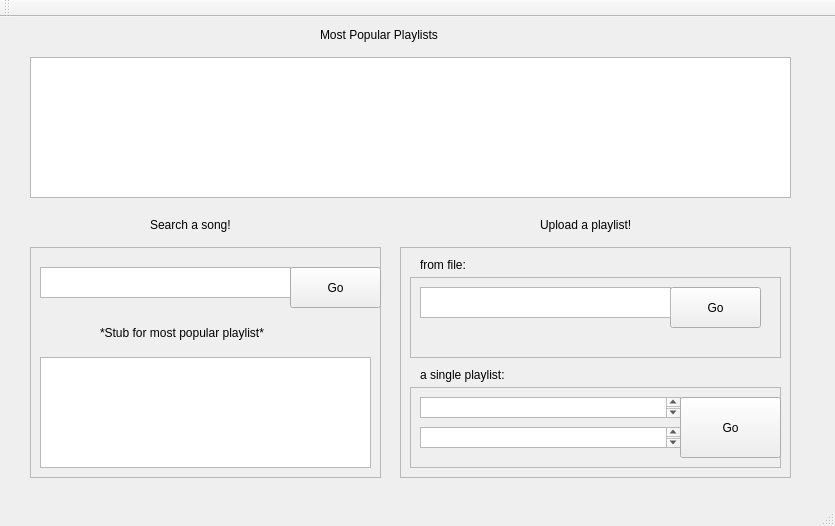
<?xml version="1.0" encoding="UTF-8"?>
<ui version="4.0">
 <class>MainWindow</class>
 <widget class="QMainWindow" name="MainWindow">
  <property name="geometry">
   <rect>
    <x>0</x>
    <y>0</y>
    <width>835</width>
    <height>526</height>
   </rect>
  </property>
  <property name="windowTitle">
   <string>MainWindow</string>
  </property>
  <widget class="QWidget" name="centralWidget">
   <widget class="QListView" name="mostPopularPlaylistListView">
    <property name="geometry">
     <rect>
      <x>30</x>
      <y>40</y>
      <width>761</width>
      <height>141</height>
     </rect>
    </property>
   </widget>
   <widget class="QLabel" name="label">
    <property name="geometry">
     <rect>
      <x>320</x>
      <y>10</y>
      <width>141</width>
      <height>16</height>
     </rect>
    </property>
    <property name="text">
     <string>Most Popular Playlists</string>
    </property>
   </widget>
   <widget class="QFrame" name="searchFrame">
    <property name="geometry">
     <rect>
      <x>30</x>
      <y>230</y>
      <width>351</width>
      <height>231</height>
     </rect>
    </property>
    <property name="frameShape">
     <enum>QFrame::StyledPanel</enum>
    </property>
    <property name="frameShadow">
     <enum>QFrame::Raised</enum>
    </property>
    <widget class="QTextEdit" name="textEdit">
     <property name="geometry">
      <rect>
       <x>10</x>
       <y>20</y>
       <width>251</width>
       <height>31</height>
      </rect>
     </property>
    </widget>
    <widget class="QPushButton" name="pushButton">
     <property name="geometry">
      <rect>
       <x>260</x>
       <y>20</y>
       <width>91</width>
       <height>41</height>
      </rect>
     </property>
     <property name="text">
      <string>Go</string>
     </property>
    </widget>
    <widget class="QLabel" name="label_2">
     <property name="geometry">
      <rect>
       <x>70</x>
       <y>70</y>
       <width>201</width>
       <height>31</height>
      </rect>
     </property>
     <property name="text">
      <string>*Stub for most popular playlist*</string>
     </property>
    </widget>
    <widget class="QListView" name="listView">
     <property name="geometry">
      <rect>
       <x>10</x>
       <y>110</y>
       <width>331</width>
       <height>111</height>
      </rect>
     </property>
    </widget>
   </widget>
   <widget class="QFrame" name="uploadFrame">
    <property name="geometry">
     <rect>
      <x>400</x>
      <y>230</y>
      <width>391</width>
      <height>231</height>
     </rect>
    </property>
    <property name="frameShape">
     <enum>QFrame::StyledPanel</enum>
    </property>
    <property name="frameShadow">
     <enum>QFrame::Raised</enum>
    </property>
    <widget class="QFrame" name="frame">
     <property name="geometry">
      <rect>
       <x>10</x>
       <y>30</y>
       <width>371</width>
       <height>81</height>
      </rect>
     </property>
     <property name="frameShape">
      <enum>QFrame::StyledPanel</enum>
     </property>
     <property name="frameShadow">
      <enum>QFrame::Raised</enum>
     </property>
     <widget class="QPushButton" name="pushButton_2">
      <property name="geometry">
       <rect>
        <x>260</x>
        <y>10</y>
        <width>91</width>
        <height>41</height>
       </rect>
      </property>
      <property name="text">
       <string>Go</string>
      </property>
     </widget>
     <widget class="QTextEdit" name="textEdit_2">
      <property name="geometry">
       <rect>
        <x>10</x>
        <y>10</y>
        <width>251</width>
        <height>31</height>
       </rect>
      </property>
     </widget>
    </widget>
    <widget class="QFrame" name="frame_2">
     <property name="geometry">
      <rect>
       <x>10</x>
       <y>140</y>
       <width>371</width>
       <height>81</height>
      </rect>
     </property>
     <property name="frameShape">
      <enum>QFrame::StyledPanel</enum>
     </property>
     <property name="frameShadow">
      <enum>QFrame::Raised</enum>
     </property>
     <widget class="QTextEdit" name="textEdit_3">
      <property name="geometry">
       <rect>
        <x>10</x>
        <y>10</y>
        <width>261</width>
        <height>21</height>
       </rect>
      </property>
     </widget>
     <widget class="QTextEdit" name="textEdit_4">
      <property name="geometry">
       <rect>
        <x>10</x>
        <y>40</y>
        <width>261</width>
        <height>21</height>
       </rect>
      </property>
     </widget>
     <widget class="QPushButton" name="pushButton_3">
      <property name="geometry">
       <rect>
        <x>270</x>
        <y>10</y>
        <width>101</width>
        <height>61</height>
       </rect>
      </property>
      <property name="text">
       <string>Go</string>
      </property>
     </widget>
    </widget>
    <widget class="QLabel" name="label_5">
     <property name="geometry">
      <rect>
       <x>20</x>
       <y>10</y>
       <width>59</width>
       <height>16</height>
      </rect>
     </property>
     <property name="text">
      <string>from file:</string>
     </property>
    </widget>
    <widget class="QLabel" name="label_6">
     <property name="geometry">
      <rect>
       <x>20</x>
       <y>120</y>
       <width>101</width>
       <height>16</height>
      </rect>
     </property>
     <property name="text">
      <string>a single playlist:</string>
     </property>
    </widget>
   </widget>
   <widget class="QLabel" name="label_3">
    <property name="geometry">
     <rect>
      <x>150</x>
      <y>200</y>
      <width>101</width>
      <height>16</height>
     </rect>
    </property>
    <property name="text">
     <string>Search a song!</string>
    </property>
   </widget>
   <widget class="QLabel" name="label_4">
    <property name="geometry">
     <rect>
      <x>540</x>
      <y>200</y>
      <width>111</width>
      <height>16</height>
     </rect>
    </property>
    <property name="text">
     <string>Upload a playlist!</string>
    </property>
   </widget>
  </widget>
  <widget class="QToolBar" name="mainToolBar">
   <attribute name="toolBarArea">
    <enum>TopToolBarArea</enum>
   </attribute>
   <attribute name="toolBarBreak">
    <bool>false</bool>
   </attribute>
  </widget>
  <widget class="QStatusBar" name="statusBar"/>
  <widget class="QMenuBar" name="menuBar">
   <property name="geometry">
    <rect>
     <x>0</x>
     <y>0</y>
     <width>835</width>
     <height>22</height>
    </rect>
   </property>
  </widget>
 </widget>
 <layoutdefault spacing="6" margin="11"/>
 <resources/>
 <connections/>
</ui>
